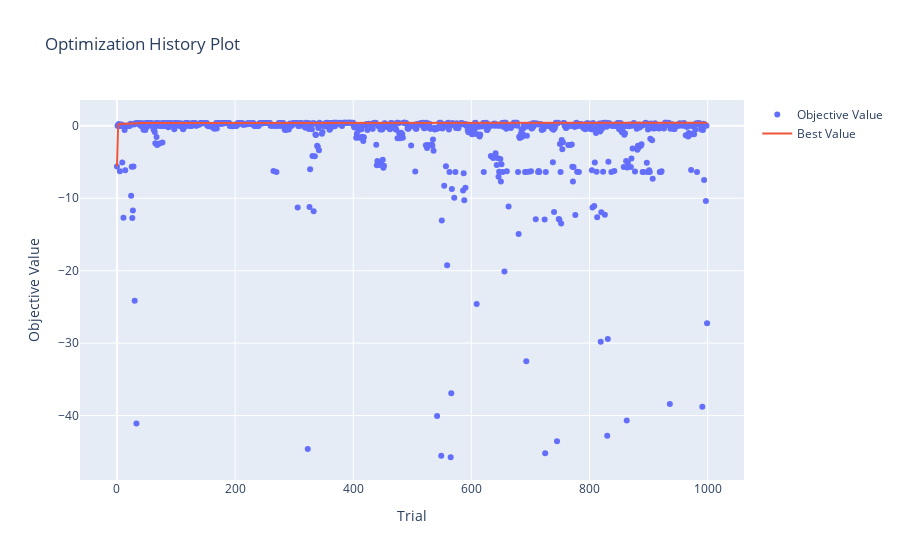

Notebook source saved alongside this figure:
### Code cell
display(plot_optimization_history(study))
plot_intermediate_values(study)

### Figure 1 — Plotly figure (JSON) as saved in the notebook; plotly's stock layout.template omitted (floating-point values rounded to 4 significant figures; data arrays with more than 128 entries replaced by an {"elided": "..."} marker saying what was removed)
{"data": [{"mode": "markers", "name": "Objective Value", "x": {"elided": "1000 int values"}, "y": {"elided": "1000 float values"}, "type": "scatter"}, {"name": "Best Value", "x": {"elided": "1000 int values"}, "y": {"elided": "1000 float values"}, "type": "scatter"}], "layout": {"title": {"text": "Optimization History Plot"}, "xaxis": {"title": {"text": "Trial"}}, "yaxis": {"title": {"text": "Objective Value"}}}}
